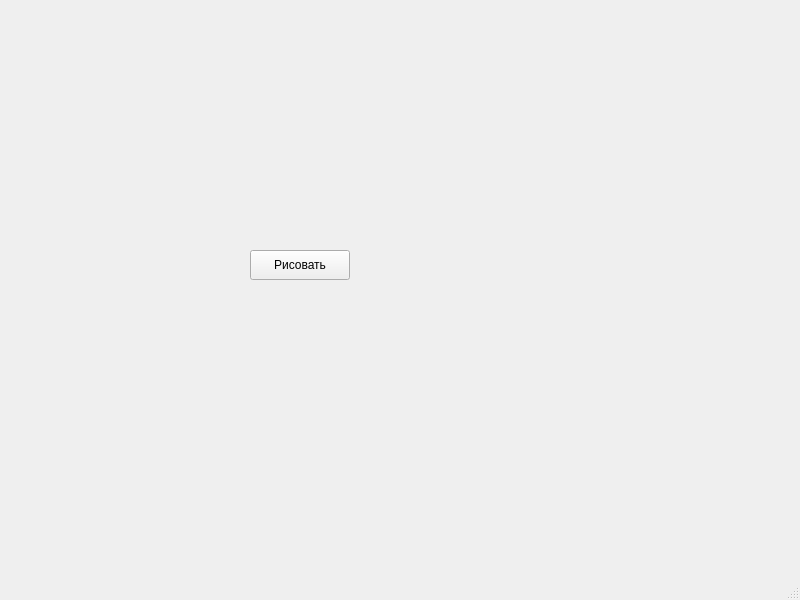
<?xml version="1.0" encoding="UTF-8"?>
<ui version="4.0">
 <class>MainWindow</class>
 <widget class="QMainWindow" name="MainWindow">
  <property name="geometry">
   <rect>
    <x>0</x>
    <y>0</y>
    <width>800</width>
    <height>600</height>
   </rect>
  </property>
  <property name="windowTitle">
   <string>MainWindow</string>
  </property>
  <widget class="QWidget" name="centralwidget">
   <widget class="QPushButton" name="pushButton">
    <property name="geometry">
     <rect>
      <x>250</x>
      <y>250</y>
      <width>100</width>
      <height>30</height>
     </rect>
    </property>
    <property name="text">
     <string>Рисовать</string>
    </property>
   </widget>
  </widget>
  <widget class="QMenuBar" name="menubar">
   <property name="geometry">
    <rect>
     <x>0</x>
     <y>0</y>
     <width>800</width>
     <height>22</height>
    </rect>
   </property>
  </widget>
  <widget class="QStatusBar" name="statusbar"/>
 </widget>
 <resources/>
 <connections/>
</ui>
